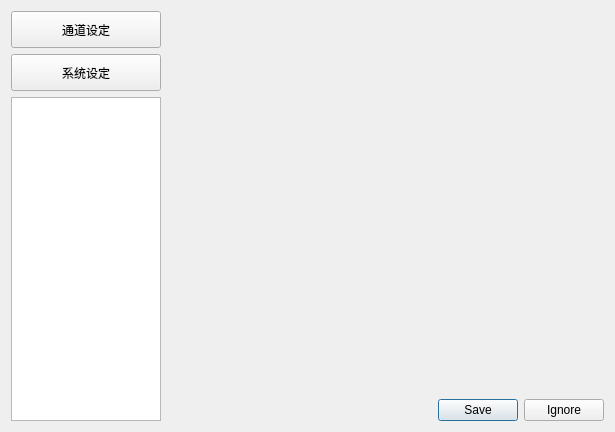
<?xml version="1.0" encoding="UTF-8"?>
<ui version="4.0">
 <class>Setting_Form</class>
 <widget class="QWidget" name="Setting_Form">
  <property name="geometry">
   <rect>
    <x>0</x>
    <y>0</y>
    <width>615</width>
    <height>432</height>
   </rect>
  </property>
  <property name="windowTitle">
   <string>Form</string>
  </property>
  <layout class="QGridLayout" name="gridLayout_2">
   <item row="2" column="0" rowspan="2">
    <widget class="QListWidget" name="listWidget">
     <property name="sizePolicy">
      <sizepolicy hsizetype="Expanding" vsizetype="Expanding">
       <horstretch>0</horstretch>
       <verstretch>0</verstretch>
      </sizepolicy>
     </property>
     <property name="maximumSize">
      <size>
       <width>150</width>
       <height>16777215</height>
      </size>
     </property>
    </widget>
   </item>
   <item row="0" column="0">
    <widget class="QPushButton" name="channel_pushButton">
     <property name="minimumSize">
      <size>
       <width>150</width>
       <height>0</height>
      </size>
     </property>
     <property name="maximumSize">
      <size>
       <width>150</width>
       <height>37</height>
      </size>
     </property>
     <property name="text">
      <string>通道设定</string>
     </property>
    </widget>
   </item>
   <item row="3" column="1">
    <widget class="QDialogButtonBox" name="buttonBox">
     <property name="standardButtons">
      <set>QDialogButtonBox::Ignore|QDialogButtonBox::Save</set>
     </property>
    </widget>
   </item>
   <item row="1" column="0">
    <widget class="QPushButton" name="system_pushButton">
     <property name="minimumSize">
      <size>
       <width>150</width>
       <height>0</height>
      </size>
     </property>
     <property name="maximumSize">
      <size>
       <width>150</width>
       <height>37</height>
      </size>
     </property>
     <property name="text">
      <string>系统设定</string>
     </property>
    </widget>
   </item>
   <item row="0" column="1" rowspan="3">
    <layout class="QGridLayout" name="gridLayout"/>
   </item>
  </layout>
 </widget>
 <resources/>
 <connections/>
</ui>
